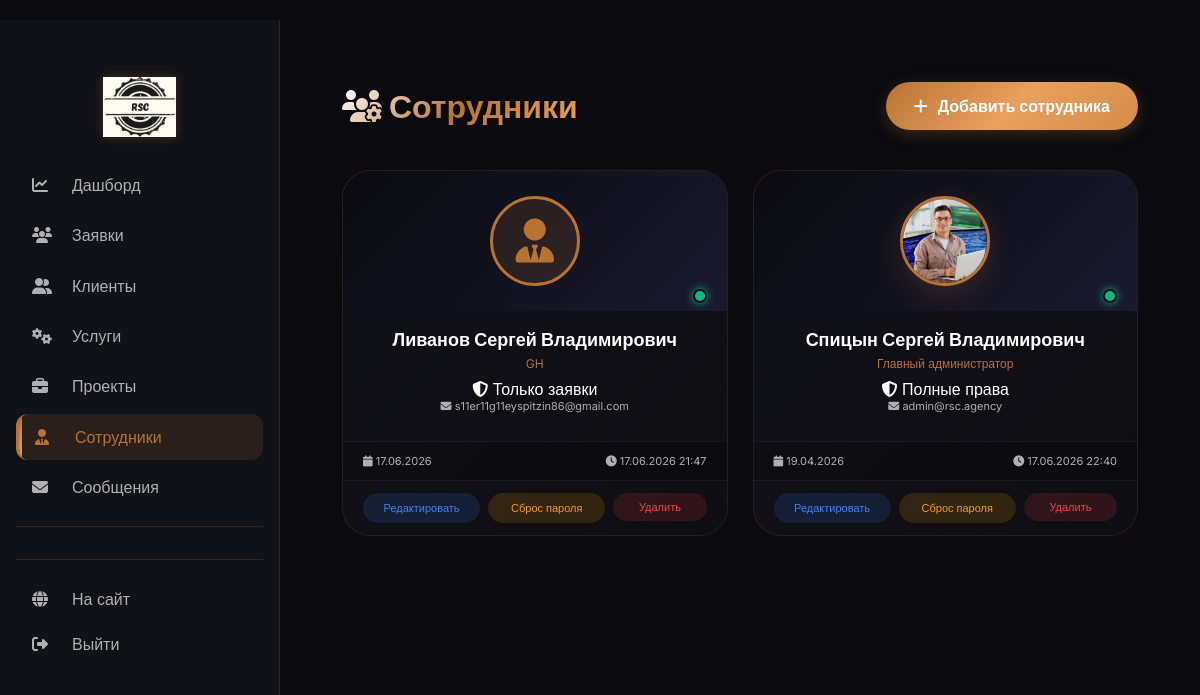
The app's page /leads/admin/employees/ (signed in) with its own data.
### leads/models.py (models this page shows, shortened)
class AdminUser(models.Model):
    PERMISSION_CHOICES = [
        ('full', 'Полные права (всё может)'),
        ('view_only', 'Только просмотр (не может изменять)'),
        ('leads_only', 'Только заявки'),
        ('clients_only', 'Только клиенты'),
    ]
    user = models.OneToOneField(
        'users.User',
        on_delete=models.CASCADE,
        related_name='admin_profile',
        verbose_name="Пользователь"
    )
    username = models.CharField(max_length=150, unique=True, verbose_name="Логин")
    email = models.EmailField(unique=True, verbose_name="Email")
    password_hash = models.CharField(max_length=255, verbose_name="Пароль (хэш)")
    first_name = models.CharField(max_length=150, blank=True, verbose_name="Имя")
    last_name = models.CharField(max_length=150, blank=True, verbose_name="Фамилия")
    patronymic = models.CharField(max_length=150, blank=True, verbose_name="Отчество")
    position = models.CharField(max_length=200, blank=True, verbose_name="Должность")
    permissions = models.CharField(max_length=20, choices=PERMISSION_CHOICES, default='view_only', verbose_name="Права")
    is_active = models.BooleanField(default=True, verbose_name="Активен")
    avatar = models.ImageField(upload_to='admin_avatars/', blank=True, null=True, verbose_name="Аватар")
    last_login = models.DateTimeField(blank=True, null=True, verbose_name="Последний вход")
    last_logout = models.DateTimeField(blank=True, null=True, verbose_name="Последний выход")
    created_at = models.DateTimeField(auto_now_add=True, verbose_name="Дата создания")
    updated_at = models.DateTimeField(auto_now=True, verbose_name="Дата обновления")
    class Meta:
        db_table = 'admins'
        verbose_name = "Сотрудник"
        verbose_name_plural = "Сотрудники"
        ordering = ['-created_at']
    @property
    def is_online(self):
        if not self.last_login:
            return False
        if self.last_logout and self.last_logout > self.last_login:
            return False
        from django.utils import timezone
        delta = timezone.now() - self.last_login
        return delta.total_seconds() < 300
    @property
    def full_name(self):
        parts = []
        if self.last_name:
            parts.append(self.last_name)
        if self.first_name:
            parts.append(self.first_name)
        if self.patronymic:
            parts.append(self.patronymic)
        return ' '.join(parts) or self.username

### leads/decorators.py (the view)
        def wrapper(request, *args, **kwargs):
            if not request.user.is_authenticated:
                messages.error(request, 'Необходимо войти в систему')
                return redirect('login')
            if not request.user.is_staff:
                messages.error(request, 'У вас нет доступа к этой странице')
                return redirect('index')
            try:
                admin_user = request.user.admin_profile
                user_permissions = admin_user.permissions
            except AdminUser.DoesNotExist:
                messages.error(request, 'Ошибка: профиль сотрудника не найден')
                return redirect('index')
            if user_permissions == 'full':
                return view_func(request, *args, **kwargs)
            if user_permissions not in allowed_permissions:
                messages.error(request, 'У вас недостаточно прав для выполнения этого действия')
                return redirect('admin_dashboard')
            return view_func(request, *args, **kwargs)

### leads/views/admin_employees.py (called while the page is built)
@permission_required(['full'])
def admin_employees(request):
    employees = AdminUser.objects.all().order_by('-created_at')
    total = employees.count()
    active = employees.filter(is_active=True).count()
    return render(request, 'admin_panel/employees/list.html', {
        'employees': employees,
        'stats': {
            'total': total,
            'active': active,
        }
    })

### templates/admin_panel/employees/list.html (shortened to what this page needs)
﻿{% extends 'admin_panel/base.html' %}
{% load static %}
{% block extra_css %}
<link rel="stylesheet" href="{% static 'css/admin_panel/employees/list.css' %}">
{% endblock %}
{% block content %}
<div class="employees-container">
    <div class="employees-header">
        <h1><i class="fas fa-users-cog"></i> Сотрудники</h1>
        <a href="{% url 'admin_employee_add' %}" class="btn-create">
            <i class="fas fa-plus"></i> Добавить сотрудника
        </a>
    </div>
    <div class="employees-grid">
        {% for emp in employees %}
        <div class="employee-card" data-id="{{ emp.id }}">
            <div class="employee-avatar">
                {% if emp.avatar %}
                <img src="{{ emp.avatar.url }}" alt="{{ emp.full_name|default:emp.username }}">
                {% else %}
                <div class="avatar-placeholder"><i class="fas fa-user-tie"></i></div>
                {% endif %}
                <div class="status-dot {% if emp.is_active %}status-dot-active{% else %}status-dot-inactive{% endif %}"></div>
            </div>
            <div class="employee-info">
                <div class="employee-name">
                    {{ emp.full_name|default:emp.username }}
                </div>
                <div class="employee-position">{{ emp.position|default:"Должность не указана" }}</div>
                <div class="employee-permissions">
                    <i class="fas fa-shield-alt"></i>
                    {% if emp.permissions == 'full' %}Полные права
                    {% elif emp.permissions == 'view_only' %}Только просмотр
                    {% elif emp.permissions == 'leads_only' %}Только заявки
                    {% elif emp.permissions == 'clients_only' %}Только клиенты
                    {% else %}Не указаны{% endif %}
                </div>
                <div class="employee-email"><i class="fas fa-envelope"></i> {{ emp.email }}</div>
            </div>
            <div class="employee-footer">
                <span><i class="fas fa-calendar"></i> {{ emp.created_at|date:"d.m.Y" }}</span>
                {% if emp.is_online %}
                <span><i class="fas fa-circle" style="color: #10b981;"></i> В сети</span>
                {% else %}
                    {% if emp.last_login %}
                    <span><i class="fas fa-clock"></i> {{ emp.last_login|date:"d.m.Y H:i" }}</span>
                    {% else %}
                    <span><i class="fas fa-clock"></i> Не входил</span>
                    {% endif %}
                {% endif %}
            </div>
            <div class="employee-actions">
                <a href="{% url 'admin_employee_edit' emp.id %}">Редактировать</a>
                <a href="{% url 'admin_employee_reset_password' emp.id %}">Сброс пароля</a>
                <form method="post" action="{% url 'admin_employee_delete' emp.id %}">
                    <button type="submit">Удалить</button>
                </form>
            </div>
        </div>
        {% empty %}
        <div class="empty-state">
            <i class="fas fa-users-slash"></i>
            <h3>Нет сотрудников</h3>
            <p>Добавьте первого сотрудника</p>
        </div>
        {% endfor %}
    </div>
</div>
{% endblock %}

### static/css/admin_panel/base.css (style rules this page uses)
* { margin: 0; padding: 0; box-sizing: border-box; }
body { background: #0a0a0f; color: #ffffff; font-family: 'Inter', sans-serif; }

### static/css/admin_panel/employees/list.css (style rules this page uses)
.employees-container { padding: 30px; max-width: 1600px; margin: 0 auto; animation: fadeInUp 0.5s ease; }
.employees-header { display: flex; justify-content: space-between; align-items: center; margin-bottom: 40px; flex-wrap: wrap; gap: 20px; }
.employees-header h1 { font-size: 32px; font-weight: 800; background: linear-gradient(135deg, #fff, var(--accent), var(--accent-light)); -webkit-background-clip: text; background-clip: text; color: transparent; }
.btn-create { background: var(--gradient-gold); padding: 14px 28px; border-radius: 50px; color: white; text-decoration: none; font-weight: 600; transition: all 0.3s cubic-bezier(0.175, 0.885, 0.32, 1.275); display: inline-flex; align-items: center; gap: 10px; box-shadow: 0 4px 15px rgba(184,115,51,0.3); border: none; cursor: pointer; }
.employees-grid { display: grid; grid-template-columns: repeat(auto-fill, minmax(360px, 1fr)); gap: 25px; }
.employee-card { background: var(--gradient-card); border-radius: 28px; border: 1px solid rgba(184,115,51,0.15); overflow: hidden; transition: all 0.4s cubic-bezier(0.175, 0.885, 0.32, 1.275); position: relative; }
.employee-card::before { content: ''; position: absolute; top: 0; left: 0; right: 0; height: 3px; background: var(--gradient-gold); transform: scaleX(0); transition: transform 0.3s; }
.employee-avatar { position: relative; height: 140px; background: linear-gradient(135deg, #0a0a0f, #1a1a2e); display: flex; align-items: center; justify-content: center; }
.employee-avatar img { width: 90px; height: 90px; border-radius: 50%; object-fit: cover; border: 3px solid var(--accent); box-shadow: var(--shadow-glow); transition: transform 0.3s; }
.avatar-placeholder { width: 90px; height: 90px; border-radius: 50%; background: rgba(184,115,51,0.15); display: flex; align-items: center; justify-content: center; font-size: 44px; color: var(--accent); border: 3px solid var(--accent); }
.status-dot { position: absolute; bottom: 8px; right: 20px; width: 14px; height: 14px; border-radius: 50%; border: 2px solid var(--bg-card); }
.status-dot-active { background: #10b981; box-shadow: 0 0 8px #10b981; }
.employee-info { padding: 18px 20px; text-align: center; }
.employee-name { font-size: 18px; font-weight: 700; color: white; margin-bottom: 5px; display: flex; align-items: center; justify-content: center; gap: 8px; flex-wrap: wrap; }
.employee-position { font-size: 12px; color: var(--accent); margin-bottom: 8px; }
.employee-email { font-size: 11px; color: var(--text-secondary); margin-bottom: 10px; word-break: break-all; }
.employee-footer { padding: 12px 20px; background: rgba(0,0,0,0.2); font-size: 11px; color: var(--text-secondary); display: flex; justify-content: space-between; border-top: 1px solid rgba(255,255,255,0.05); }
.employee-actions { display: flex; gap: 8px; padding: 12px 20px; border-top: 1px solid rgba(255,255,255,0.05); }
.employee-actions a, .employee-actions form { flex: 1; min-width: 0; }
.employee-actions a, .employee-actions button { width: 100%; padding: 8px 12px; border-radius: 30px; text-align: center; text-decoration: none; font-size: 11px; font-weight: 500; transition: all 0.3s cubic-bezier(0.175, 0.885, 0.32, 1.275); display: inline-flex; align-items: center; justify-content: center; gap: 5px; border: none; cursor: pointer; }
.employee-actions a:first-child { background: rgba(59,130,246,0.15); color: #3b82f6; }
.employee-actions a:nth-child(2) { background: rgba(245,158,11,0.15); color: #f59e0b; }
.employee-actions button { background: rgba(239,68,68,0.15); color: #ef4444; }

### records on screen
AdminUser: is_active True (drawn), full_name "Ливанов Сергей Владимирович", position "GH", permissions "Только заявки", email "s11er11g11eyspitzin86@gmail.com", created_at "17.06.2026", last_login "17.06.2026 21:47"
AdminUser: avatar (picture), is_active True (drawn), full_name "Спицын Сергей Владимирович", position "Главный администратор", permissions "Полные права", email "admin@rsc.agency", created_at "19.04.2026", last_login "17.06.2026 22:40"
